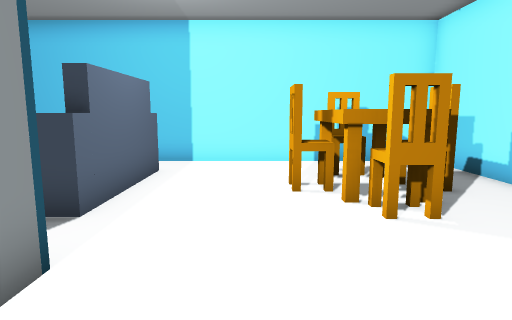
[1] (above)

16 first-person views from a walk through a Godot game level. The camera is 1.5 m above the floor, tilts 8° down and sees 75° across. Doors that lead somewhere are drawn open, without their leaves. The floor is counted in squares, 1 m on a side. Each view is taken from the middle of a square. On the plan, view 1 faces up. The plan holds only what a view shows up to about 15 squares ahead; the rest is blank. Flat picture figures and markers are not drawn. Some surface patterns are stand-ins.

[2]
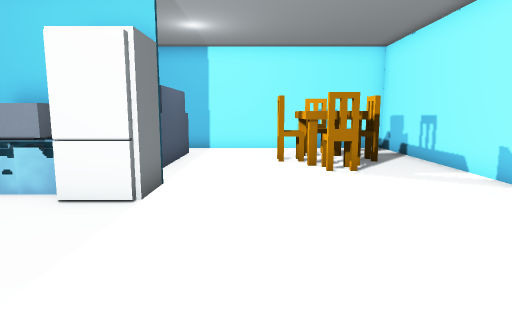

[3]
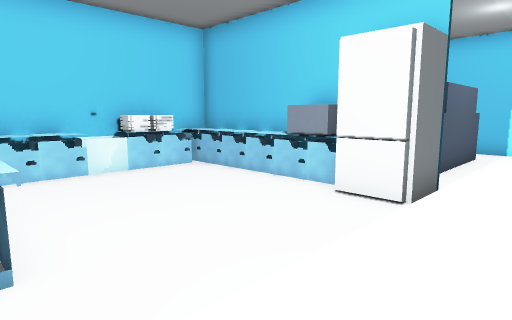

[4]
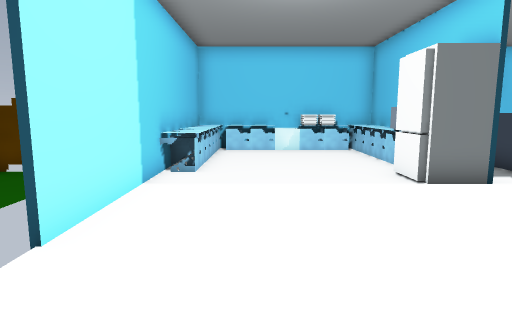

[5]
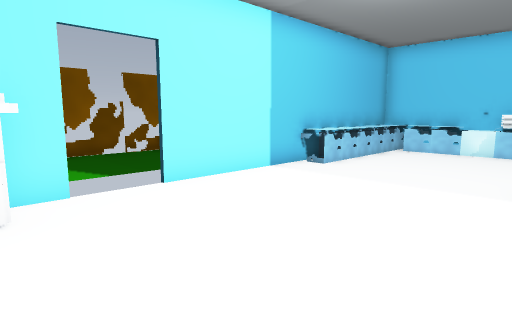

[6]
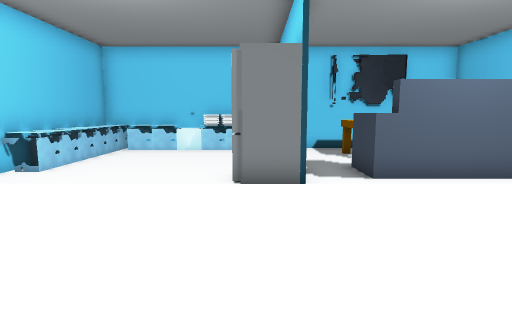

[7]
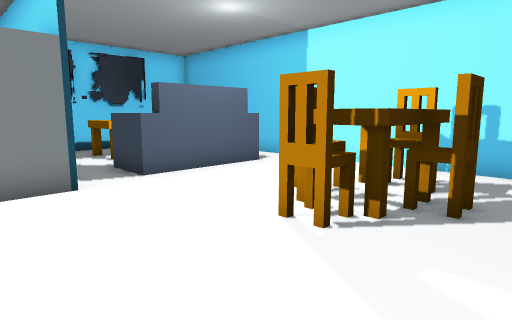

[8]
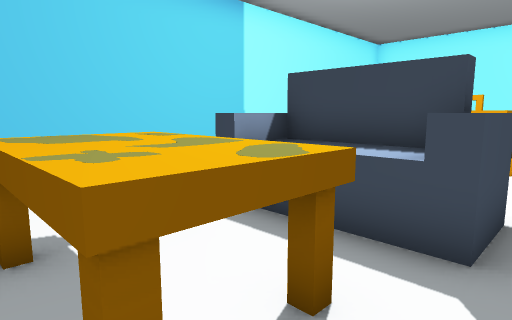

[9]
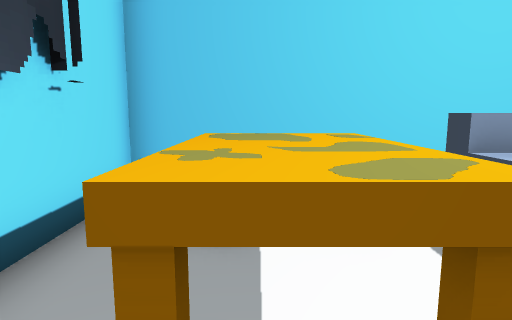

[10]
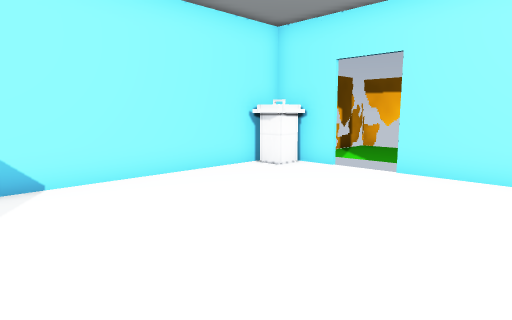

[11]
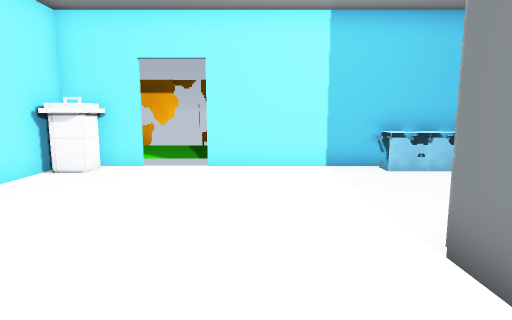

[12]
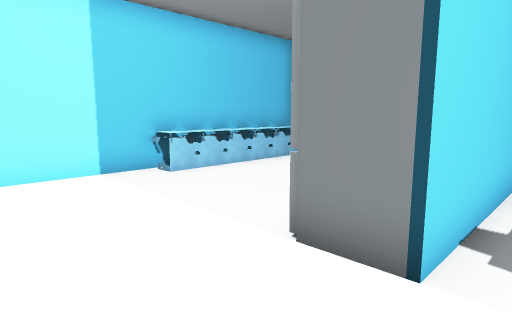

[13]
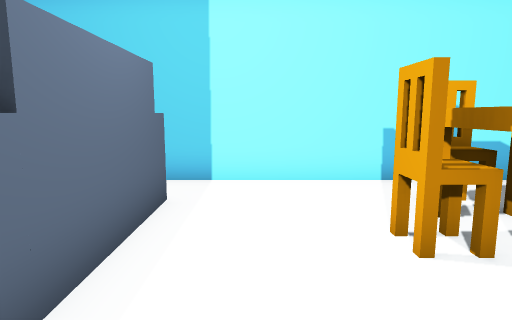

[14]
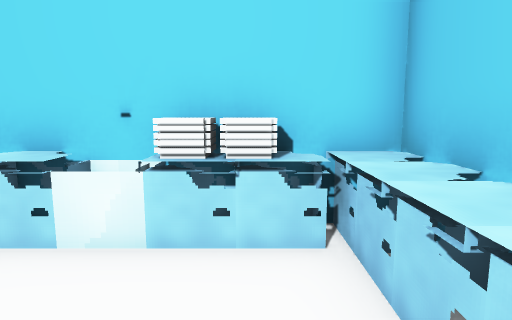

[15]
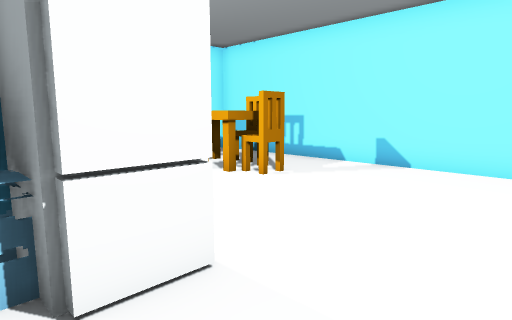

[16]
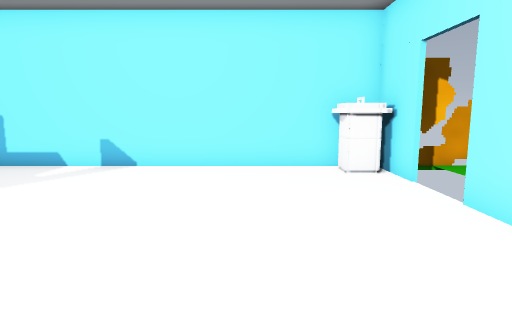

### Floor plan
Key: @ floor where view 1 was taken; # wall or solid block; . floor; D open door; ^ raised ledge; C chair; S sofa; F fridge; U counter; M microwave; P plate; I sink; B bin; E fence.
Columns run from 10 left of view 1 to 6 right of it. Each row starts with its distance up from view 1.
 11  ################
 10 #  .  ..........#
  9 #  .   .....C...#
  8 #..^^.SS....C#..#
  7 #..^^.SS...C#CC.#
  6 #..^^.SS....##..#
  5 #..^^.SS....C...#
  4 #...............#
  3 #########.......#
  2 #UUUUUMUF.......#
  1 #P..............#
  0 #P........@.....#
 -1 #I..............#
 -2 #U..............#
 -3 #U............BB#
 -4 #UUUUUU.....DDBB#
 -5 ####### ####DD##
 -6          ......EE
 -7                EE

Where each view was taken, in squares from view 1:
view 1: 0 up, 0 right, facing up
view 2: 4 down, 0 right, facing up
view 3: 4 down, 0 right, facing up-left
view 4: 2 down, 5 right, facing left
view 5: 2 up, 5 right, facing down-left
view 6: 2 up, 5 right, facing left
view 7: 1 up, 5 right, facing up-left
view 8: 4 up, 8 left, facing up-right
view 9: 4 up, 7 left, facing up
view 10: 4 up, 2 left, facing down-right
view 11: 5 up, 0 right, facing down
view 12: 4 up, 1 right, facing down-left
view 13: 3 up, 1 left, facing up
view 14: 1 up, 5 left, facing left
view 15: 1 down, 4 left, facing up-right
view 16: 1 down, 4 left, facing right
